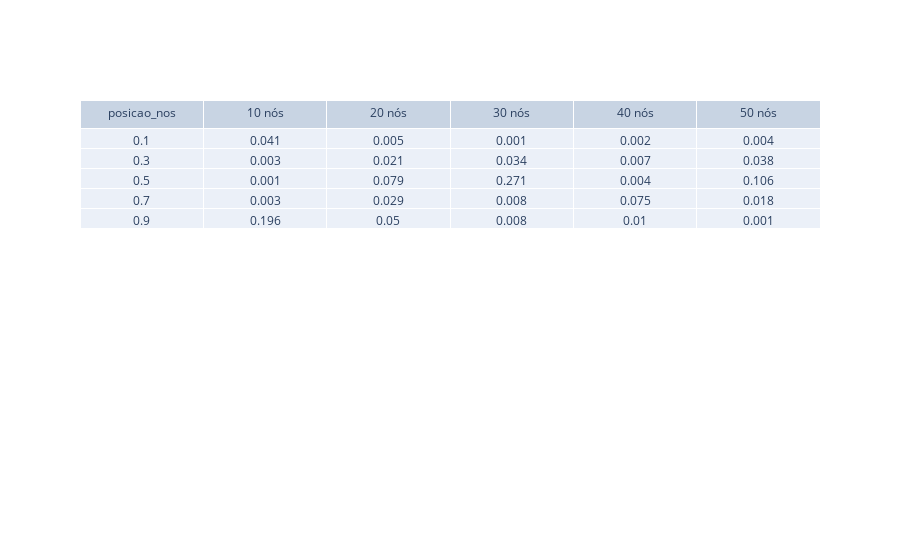

Notebook code cell kept with this figure:
### Code cell
c = 2
print(f"seed {seeds[c]}")
m = moda_diferent0[c*5*5:5*5*(c+1),:]
fig = go.Figure(data=[go.Table(header=dict(values=['posicao_nos','10 nós', '20 nós', '30 nós', '40 nós', '50 nós']),
                 cells=dict(values=np.vstack([posicao_nos,np.round(m[:, -1].reshape(5,5), decimals=3) ])))])
fig.show()

### Figure 1 — Plotly figure (JSON) as saved in the notebook; plotly's stock layout.template omitted (floating-point values rounded to 4 significant figures)
{"data": [{"cells": {"values": [[0.1, 0.3, 0.5, 0.7, 0.9], [0.041, 0.003, 0.001, 0.003, 0.196], [0.005, 0.021, 0.079, 0.029, 0.05], [0.001, 0.034, 0.271, 0.008, 0.008], [0.002, 0.007, 0.004, 0.075, 0.01], [0.004, 0.038, 0.106, 0.018, 0.001]]}, "header": {"values": ["posicao_nos", "10 nós", "20 nós", "30 nós", "40 nós", "50 nós"]}, "type": "table"}], "layout": {}}
